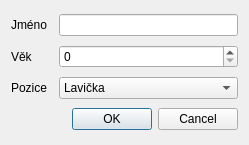
<?xml version="1.0" encoding="UTF-8"?>
<ui version="4.0">
 <class>Dialog</class>
 <widget class="QDialog" name="Dialog">
  <property name="geometry">
   <rect>
    <x>0</x>
    <y>0</y>
    <width>249</width>
    <height>145</height>
   </rect>
  </property>
  <property name="windowTitle">
   <string>Dialog</string>
  </property>
  <layout class="QGridLayout" name="gridLayout">
   <item row="0" column="0">
    <widget class="QLabel" name="label">
     <property name="text">
      <string>Jméno</string>
     </property>
    </widget>
   </item>
   <item row="3" column="0">
    <widget class="QLabel" name="label_4">
     <property name="text">
      <string>Pozice</string>
     </property>
    </widget>
   </item>
   <item row="4" column="0" colspan="3">
    <widget class="QDialogButtonBox" name="buttonBox">
     <property name="orientation">
      <enum>Qt::Horizontal</enum>
     </property>
     <property name="standardButtons">
      <set>QDialogButtonBox::Cancel|QDialogButtonBox::Ok</set>
     </property>
    </widget>
   </item>
   <item row="0" column="2">
    <widget class="QLineEdit" name="lineJmeno"/>
   </item>
   <item row="3" column="2">
    <widget class="QComboBox" name="comboPost">
     <item>
      <property name="text">
       <string>Lavička</string>
      </property>
     </item>
     <item>
      <property name="text">
       <string>BR</string>
      </property>
     </item>
     <item>
      <property name="text">
       <string>SO</string>
      </property>
     </item>
     <item>
      <property name="text">
       <string>PO</string>
      </property>
     </item>
     <item>
      <property name="text">
       <string>LO</string>
      </property>
     </item>
     <item>
      <property name="text">
       <string>SDZ</string>
      </property>
     </item>
     <item>
      <property name="text">
       <string>SOZ</string>
      </property>
     </item>
     <item>
      <property name="text">
       <string>LZ</string>
      </property>
     </item>
     <item>
      <property name="text">
       <string>PZ</string>
      </property>
     </item>
     <item>
      <property name="text">
       <string>SÚ</string>
      </property>
     </item>
     <item>
      <property name="text">
       <string>LK</string>
      </property>
     </item>
     <item>
      <property name="text">
       <string>PK</string>
      </property>
     </item>
     <item>
      <property name="text">
       <string>HÚ</string>
      </property>
     </item>
    </widget>
   </item>
   <item row="1" column="0">
    <widget class="QLabel" name="label_2">
     <property name="text">
      <string>Věk</string>
     </property>
    </widget>
   </item>
   <item row="1" column="2">
    <widget class="QSpinBox" name="spinBox"/>
   </item>
  </layout>
 </widget>
 <resources/>
 <connections>
  <connection>
   <sender>buttonBox</sender>
   <signal>accepted()</signal>
   <receiver>Dialog</receiver>
   <slot>accept()</slot>
   <hints>
    <hint type="sourcelabel">
     <x>248</x>
     <y>254</y>
    </hint>
    <hint type="destinationlabel">
     <x>157</x>
     <y>274</y>
    </hint>
   </hints>
  </connection>
  <connection>
   <sender>buttonBox</sender>
   <signal>rejected()</signal>
   <receiver>Dialog</receiver>
   <slot>reject()</slot>
   <hints>
    <hint type="sourcelabel">
     <x>316</x>
     <y>260</y>
    </hint>
    <hint type="destinationlabel">
     <x>286</x>
     <y>274</y>
    </hint>
   </hints>
  </connection>
 </connections>
</ui>
